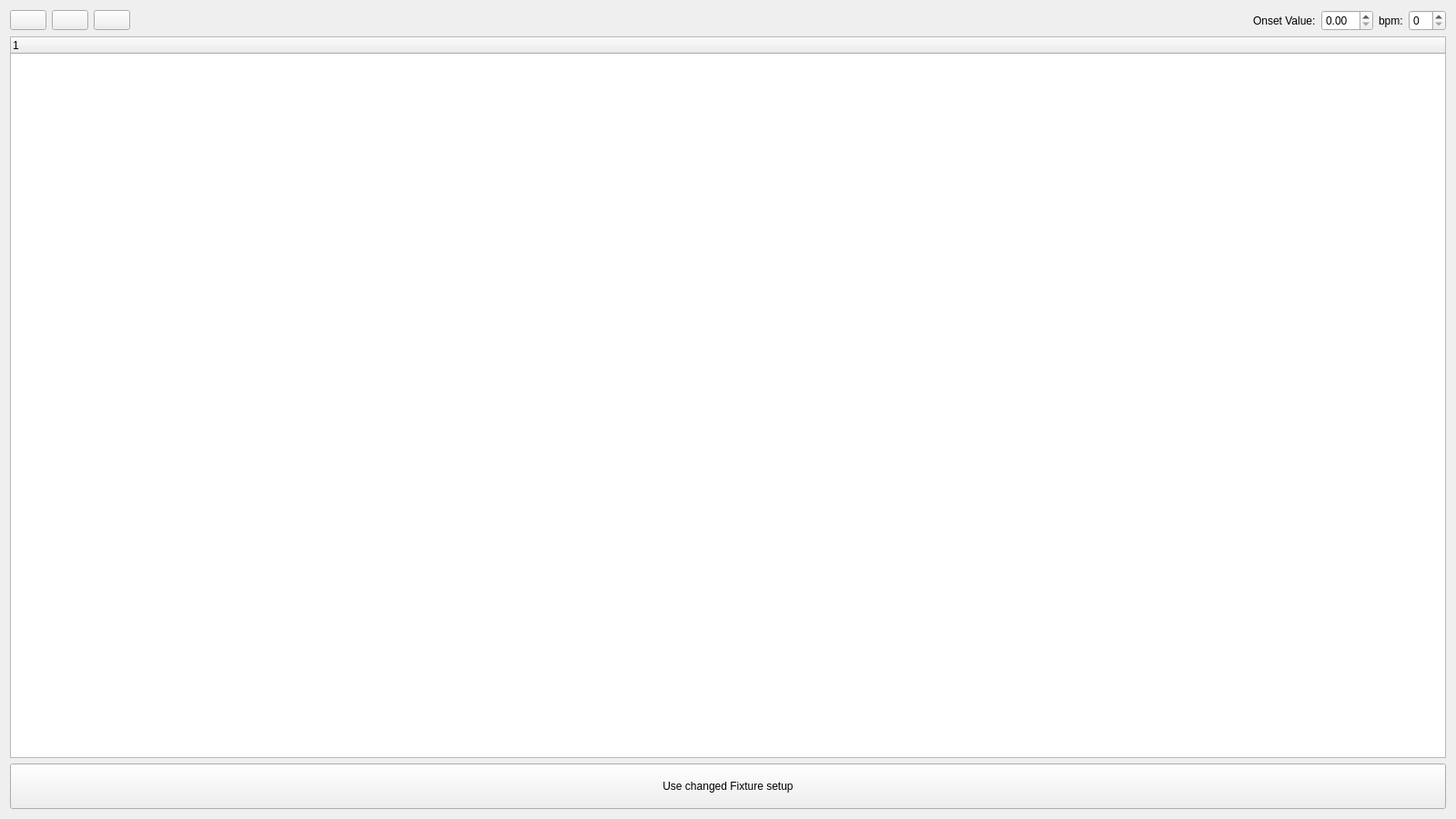
<?xml version="1.0" encoding="UTF-8"?>
<ui version="4.0">
 <class>ChangeFixtures</class>
 <widget class="QMainWindow" name="ChangeFixtures">
  <property name="geometry">
   <rect>
    <x>0</x>
    <y>0</y>
    <width>1600</width>
    <height>900</height>
   </rect>
  </property>
  <property name="minimumSize">
   <size>
    <width>1600</width>
    <height>900</height>
   </size>
  </property>
  <property name="windowTitle">
   <string>Change Fixtures</string>
  </property>
  <property name="styleSheet">
   <string notr="true"/>
  </property>
  <widget class="QWidget" name="fixturemanagement_page">
   <layout class="QVBoxLayout" name="verticalLayout_7">
    <item>
     <layout class="QHBoxLayout" name="horizontalLayout_5">
      <item>
       <widget class="QPushButton" name="add_fixture_button">
        <property name="text">
         <string/>
        </property>
        <property name="icon">
         <iconset resource="resources/resources.qrc">
          <normaloff>:/icons_svg/svg/add.svg</normaloff>:/icons_svg/svg/add.svg</iconset>
        </property>
       </widget>
      </item>
      <item>
       <widget class="QPushButton" name="edit_fixture">
        <property name="text">
         <string/>
        </property>
        <property name="icon">
         <iconset resource="resources/resources.qrc">
          <normaloff>:/icons_svg/svg/edit.svg</normaloff>:/icons_svg/svg/edit.svg</iconset>
        </property>
       </widget>
      </item>
      <item>
       <widget class="QPushButton" name="delete_fixture_button">
        <property name="text">
         <string/>
        </property>
        <property name="icon">
         <iconset resource="resources/resources.qrc">
          <normaloff>:/icons_svg/svg/remove.svg</normaloff>:/icons_svg/svg/remove.svg</iconset>
        </property>
       </widget>
      </item>
      <item>
       <spacer name="horizontalSpacer">
        <property name="orientation">
         <enum>Qt::Horizontal</enum>
        </property>
        <property name="sizeHint" stdset="0">
         <size>
          <width>40</width>
          <height>20</height>
         </size>
        </property>
       </spacer>
      </item>
      <item>
       <widget class="QLabel" name="l_onset_value">
        <property name="sizePolicy">
         <sizepolicy hsizetype="Preferred" vsizetype="Preferred">
          <horstretch>0</horstretch>
          <verstretch>0</verstretch>
         </sizepolicy>
        </property>
        <property name="layoutDirection">
         <enum>Qt::LeftToRight</enum>
        </property>
        <property name="autoFillBackground">
         <bool>false</bool>
        </property>
        <property name="styleSheet">
         <string notr="true"/>
        </property>
        <property name="text">
         <string>Onset Value:</string>
        </property>
        <property name="toolTip">
         <string>Default: 9.0, increse for more detected onsets, decrease for less.</string>
        </property>
       </widget>
      </item>
      <item>
       <widget class="QDoubleSpinBox" name="sB_onset_value">
        <property name="toolTip">
         <string>Default: 9.0, increse for more detected onsets, decrease for less.</string>
        </property>
       </widget>
      </item>
      <item>
       <widget class="QLabel" name="l_user_bpm">
        <property name="sizePolicy">
         <sizepolicy hsizetype="Preferred" vsizetype="Preferred">
          <horstretch>0</horstretch>
          <verstretch>0</verstretch>
         </sizepolicy>
        </property>
        <property name="layoutDirection">
         <enum>Qt::LeftToRight</enum>
        </property>
        <property name="autoFillBackground">
         <bool>false</bool>
        </property>
        <property name="styleSheet">
         <string notr="true"/>
        </property>
        <property name="text">
         <string>bpm:</string>
        </property>
       </widget>
      </item>
      <item>
       <widget class="QSpinBox" name="sB_user_bpm">
       </widget>
      </item>
     </layout>
    </item>
    <item>
     <layout class="QHBoxLayout" name="horizontalLayout_4">
      <item>
       <widget class="QTreeWidget" name="fixture_list">
        <property name="styleSheet">
         <string notr="true"/>
        </property>
        <property name="dragEnabled">
         <bool>true</bool>
        </property>
        <property name="dragDropMode">
         <enum>QAbstractItemView::DragDrop</enum>
        </property>
        <property name="defaultDropAction">
         <enum>Qt::MoveAction</enum>
        </property>
        <property name="columnCount">
         <number>1</number>
        </property>
        <attribute name="headerCascadingSectionResizes">
         <bool>false</bool>
        </attribute>
        <column>
         <property name="text">
          <string notr="true">1</string>
         </property>
        </column>
       </widget>
      </item>
     </layout>
    </item>
	<item>

     <layout class="QHBoxLayout" name="horizontalLayout_4">
       <item>
	    <widget class="QPushButton" name="use_changed_fixtures">
	    <property name="text">
	      <string>Use changed Fixture setup</string>
	  	</property>
		<property name="minimumSize">
		 <size>
		  <width>300</width>
		  <height>50</height>
		 </size>
		</property>
	    </widget>
	  </item>
     </layout>
	</item>
   </layout>
  </widget>
 </widget>
 <layoutdefault spacing="6" margin="11"/>
 <resources>
  <include location="resources/resources.qrc"/>
 </resources>
 <connections/>
</ui>
